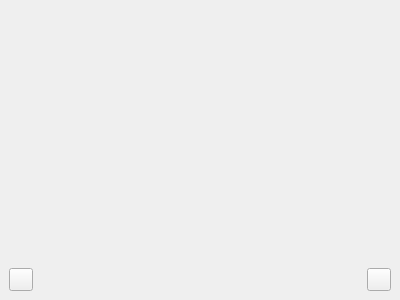
<?xml version="1.0" encoding="UTF-8"?>
<ui version="4.0">
 <class>PreferencePage</class>
 <widget class="QWidget" name="PreferencePage">
  <property name="geometry">
   <rect>
    <x>0</x>
    <y>0</y>
    <width>400</width>
    <height>300</height>
   </rect>
  </property>
  <layout class="QVBoxLayout" name="verticalLayout">
   <property name="spacing">
    <number>0</number>
   </property>
   <property name="margin">
    <number>0</number>
   </property>
   <item>
    <widget class="KPageView" name="m_pageView">
     <property name="faceType">
      <enum>KPageView::List</enum>
     </property>
    </widget>
   </item>
   <item>
    <layout class="QHBoxLayout" name="horizontalLayout">
     <property name="spacing">
      <number>9</number>
     </property>
     <property name="leftMargin">
      <number>9</number>
     </property>
     <property name="rightMargin">
      <number>9</number>
     </property>
     <property name="bottomMargin">
      <number>9</number>
     </property>
     <item>
      <widget class="QToolButton" name="m_reset">
       <property name="toolButtonStyle">
        <enum>Qt::ToolButtonTextBesideIcon</enum>
       </property>
      </widget>
     </item>
     <item>
      <spacer name="horizontalSpacer">
       <property name="orientation">
        <enum>Qt::Horizontal</enum>
       </property>
       <property name="sizeHint" stdset="0">
        <size>
         <width>40</width>
         <height>20</height>
        </size>
       </property>
      </spacer>
     </item>
     <item>
      <widget class="QToolButton" name="m_apply">
       <property name="toolButtonStyle">
        <enum>Qt::ToolButtonTextBesideIcon</enum>
       </property>
      </widget>
     </item>
    </layout>
   </item>
  </layout>
 </widget>
 <customwidgets>
  <customwidget>
   <class>KPageView</class>
   <extends>QWidget</extends>
   <header>kpageview.h</header>
  </customwidget>
 </customwidgets>
 <resources/>
 <connections/>
</ui>
